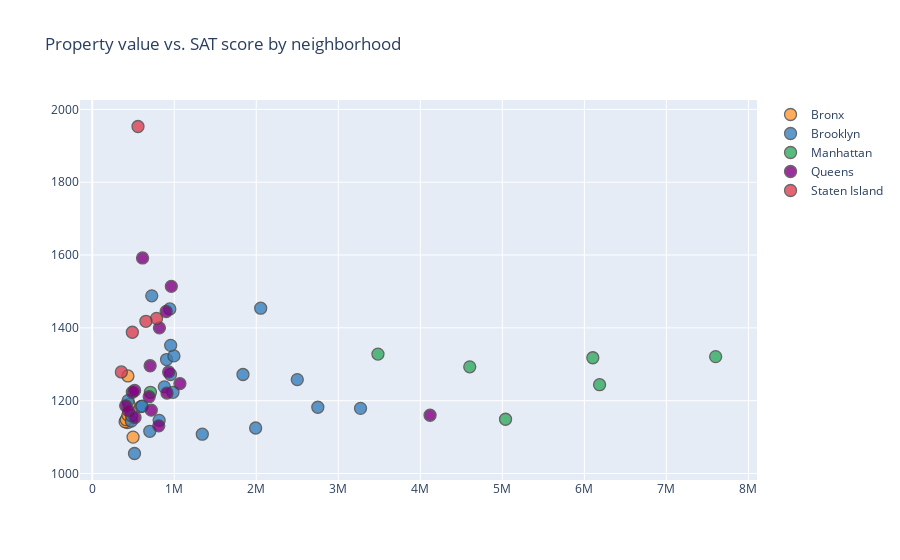

Notebook code for this chart:
### Code cell
avg_borough.iplot(
        x = 'avg_sale_price',
        y = 'sat_score',
        categories = 'boro',
        text = 'hover_info',
        vline= {"x":avg_borough['avg_sale_price'].mean(),
                "color":"#000000",
                "dash": "dash"
               },
        hline={"y":avg_borough['sat_score'].mean(),
               "color":"#000000",
               "dash": "dash"
              },
        layout = dict(
            hovermode="closest",
            title='Property value vs. SAT score by neighborhood'),
            xTitle='Avg. value of one family home, $',
            yTitle='Avg. SAT score'

)

### Figure 1 — Plotly figure (JSON) as saved in the notebook; plotly's stock layout.template omitted (floating-point values rounded to 4 significant figures)
{"data": [{"marker": {"color": "rgba(255, 153, 51, 1.0)", "line": {"width": 1.3}, "opacity": 0.8, "size": 12, "symbol": "circle"}, "mode": "markers", "name": "Bronx", "text": ["Belmont | Avg. Safety/Respect Score: 7.2", "Bronxdale | Avg. Safety/Respect Score: 7.3", "Co-Op City | Avg. Safety/Respect Score: 7.2", "East Tremont | Avg. Safety/Respect Score: 7.5", "Fordham | Avg. Safety/Respect Score: 7.5", "Hunts Point | Avg. Safety/Respect Score: 7.2", "Woodlawn | Avg. Safety/Respect Score: 6.8"], "textfont": {"color": "#4D5663"}, "type": "scatter", "x": [431974, 435064, 401143, 413358, 448843, 434571, 498170], "y": [1140, 1268, 1142, 1148, 1190, 1161, 1100]}, {"marker": {"color": "rgba(55, 128, 191, 1.0)", "line": {"width": 1.3}, "opacity": 0.8, "size": 12, "symbol": "circle"}, "mode": "markers", "name": "Brooklyn", "text": ["Bath Beach | Avg. Safety/Respect Score: 7.0", "Bay Ridge | Avg. Safety/Respect Score: 7.8", "Boerum Hill | Avg. Safety/Respect Score: 7.3", "Brighton Beach | Avg. Safety/Respect Score: 7.0", "Brownsville | Avg. Safety/Respect Score: 7.0", "Bushwick | Avg. Safety/Respect Score: 7.4", "Canarsie | Avg. Safety/Respect Score: 7.2", "Clinton Hill | Avg. Safety/Respect Score: 7.4", "Cobble Hill | Avg. Safety/Respect Score: 7.3", "Crown Heights | Avg. Safety/Respect Score: 7.4", "Dyker Heights | Avg. Safety/Respect Score: 7.6", "East New York | Avg. Safety/Respect Score: 7.6", "Fort Greene | Avg. Safety/Respect Score: 7.4", "Gravesend | Avg. Safety/Respect Score: 7.1", "Greenpoint | Avg. Safety/Respect Score: 6.6", "Kensington | Avg. Safety/Respect Score: 8.5", "Midwood | Avg. Safety/Respect Score: 7.3", "Ocean Hill | Avg. Safety/Respect Score: 7.1", "Park Slope | Avg. Safety/Respect Score: 6.8", "Prospect Heights | Avg. Safety/Respect Score: 6.7", "Sheepshead Bay | Avg. Safety/Respect Score: 7.9", "Sunset Park | Avg. Safety/Respect Score: 7.2", "Woodhaven | Avg. Safety/Respect Score: 6.6"], "textfont": {"color": "#4D5663"}, "type": "scatter", "x": [906281, 996188, 2499898, 596014, 476507, 701870, 479393, 1837769, 3271054, 879387, 954341, 437183, 2053957, 815854, 1341883, 956323, 945973, 608423, 2750328, 1992402, 725900, 984350, 515364], "y": [1313, 1323, 1258, 1184, 1144, 1116, 1159, 1272, 1179, 1238, 1272, 1200, 1454, 1146, 1108, 1352, 1452, 1185, 1182, 1125, 1488, 1223, 1055]}, {"marker": {"color": "rgba(50, 171, 96, 1.0)", "line": {"width": 1.3}, "opacity": 0.8, "size": 12, "symbol": "circle"}, "mode": "markers", "name": "Manhattan", "text": ["Chelsea | Avg. Safety/Respect Score: 7.5", "Chinatown | Avg. Safety/Respect Score: 6.9", "East Village | Avg. Safety/Respect Score: 7.9", "Gramercy | Avg. Safety/Respect Score: 7.7", "Inwood | Avg. Safety/Respect Score: 8.3", "Lower East Side | Avg. Safety/Respect Score: 7.4", "Soho | Avg. Safety/Respect Score: 7.6"], "textfont": {"color": "#4D5663"}, "type": "scatter", "x": [6102887, 4602500, 5038928, 6185500, 709332, 3483500, 7600380], "y": [1318, 1293, 1149, 1244, 1223, 1328, 1321]}, {"marker": {"color": "rgba(128, 0, 128, 1.0)", "line": {"width": 1.3}, "opacity": 0.8, "size": 12, "symbol": "circle"}, "mode": "markers", "name": "Queens", "text": ["Astoria | Avg. Safety/Respect Score: 7.2", "Bayside | Avg. Safety/Respect Score: 7.8", "Cambria Heights | Avg. Safety/Respect Score: 6.6", "Corona | Avg. Safety/Respect Score: 7.6", "Elmhurst | Avg. Safety/Respect Score: 7.4", "Fresh Meadows | Avg. Safety/Respect Score: 8.0", "Hollis | Avg. Safety/Respect Score: 8.1", "Jamaica | Avg. Safety/Respect Score: 7.4", "Laurelton | Avg. Safety/Respect Score: 7.0", "Little Neck | Avg. Safety/Respect Score: 6.9", "Long Island City | Avg. Safety/Respect Score: 7.6", "Murray Hill | Avg. Safety/Respect Score: 7.6", "Oakland Gardens | Avg. Safety/Respect Score: 7.0", "Ozone Park | Avg. Safety/Respect Score: 7.0", "Richmond Hill | Avg. Safety/Respect Score: 6.6", "Ridgewood | Avg. Safety/Respect Score: 7.3", "Sunnyside | Avg. Safety/Respect Score: 7.9"], "textfont": {"color": "#4D5663"}, "type": "scatter", "x": [911716, 901566, 408174, 719868, 811177, 819107, 489211, 613558, 443897, 932165, 1068991, 4118775, 964416, 516498, 521809, 694401, 706096], "y": [1221, 1445, 1186, 1174, 1131, 1400, 1223, 1592, 1172, 1279, 1247, 1160, 1514, 1228, 1154, 1211, 1296]}, {"marker": {"color": "rgba(219, 64, 82, 1.0)", "line": {"width": 1.3}, "opacity": 0.8, "size": 12, "symbol": "circle"}, "mode": "markers", "name": "Staten Island", "text": ["Castleton Corners | Avg. Safety/Respect Score: 7.3", "Emerson Hill | Avg. Safety/Respect Score: 7.3", "Oakwood | Avg. Safety/Respect Score: 8.6", "Port Richmond | Avg. Safety/Respect Score: 6.4", "Princes Bay | Avg. Safety/Respect Score: 7.4"], "textfont": {"color": "#4D5663"}, "type": "scatter", "x": [489107, 784207, 558068, 355127, 654705], "y": [1388, 1426, 1953, 1279, 1418]}], "layout": {"hovermode": "closest", "title": {"text": "Property value vs. SAT score by neighborhood"}}}
